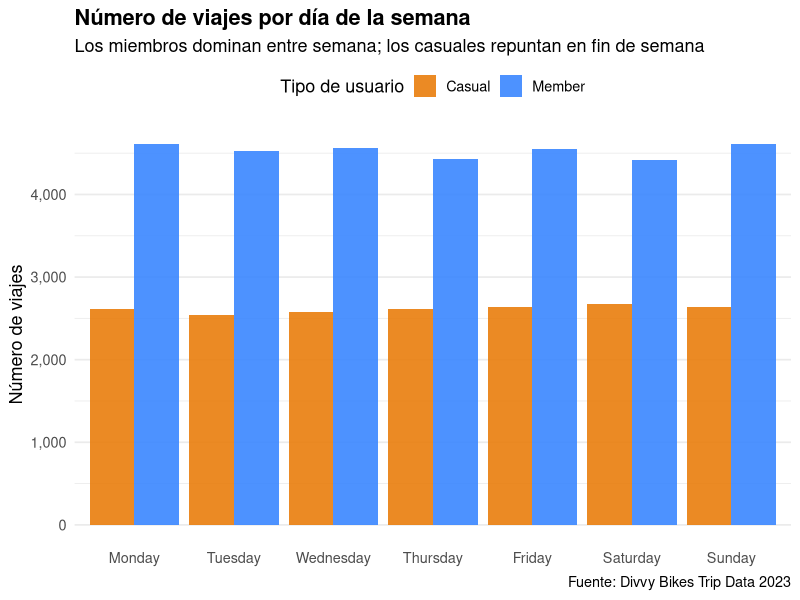
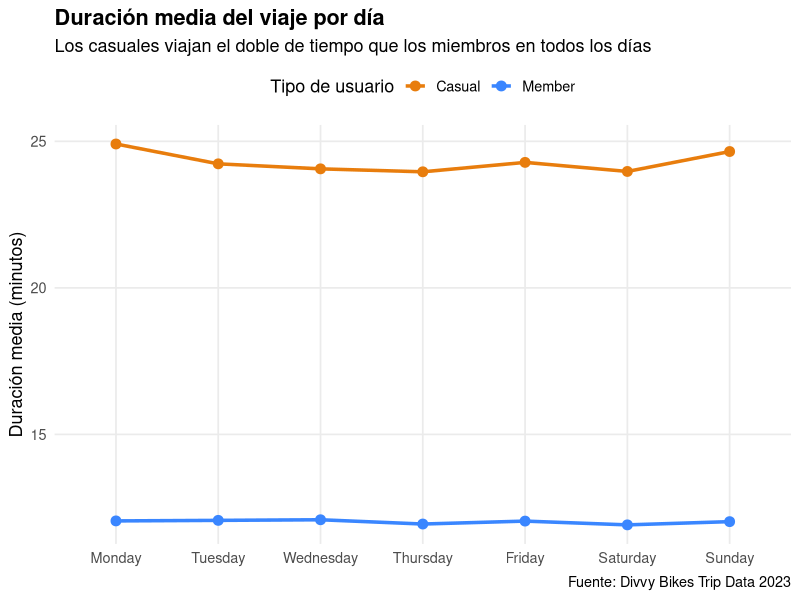
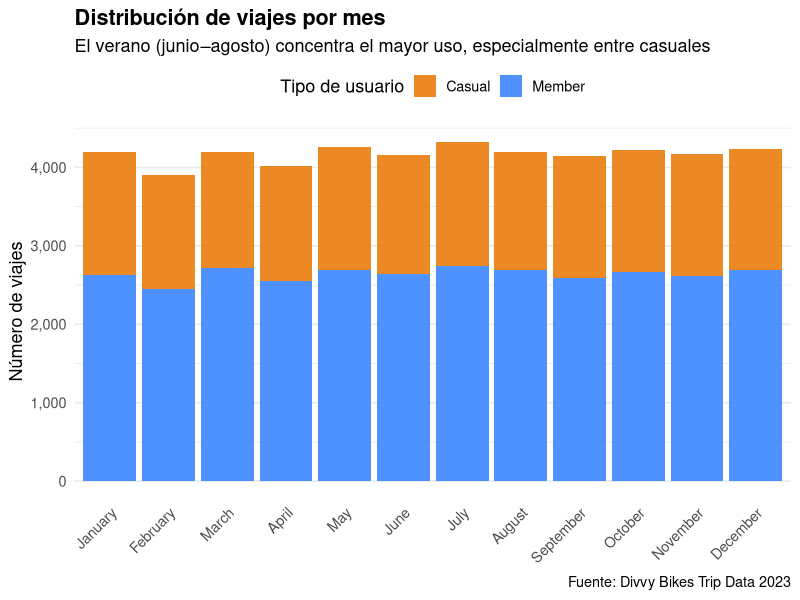
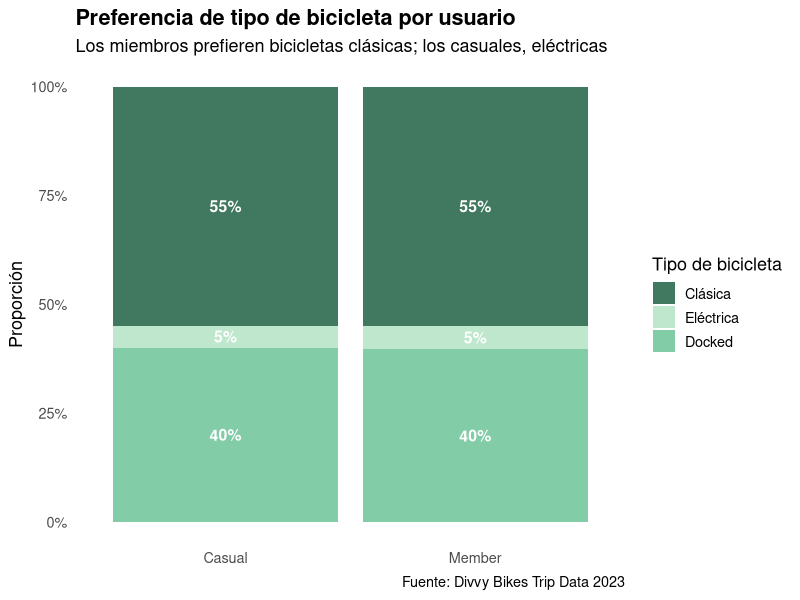

Recreate these plots in R, in order.
## ---- chunk 1
knitr::opts_chunk$set(
  echo = TRUE,
  message = FALSE,
  warning = FALSE,
  fig.width = 11,
  fig.height = 6
)
## ---- chunk 2
library(tidyverse)    # dplyr, ggplot2, readr
library(lubridate)    # manejo de fechas y horas
library(scales)       # formato numérico en ejes
library(ggthemes)     # temas adicionales

# Colores consistentes para el análisis
COLOR_CASUAL <- "#E87D0D"   # naranja para casual
COLOR_MEMBER <- "#3A86FF"   # azul para member
## ---- chunk 3
# Para este documento: simular estructura del dataset
# En el análisis real, usar el bloque anterior con los CSVs de Divvy
set.seed(42)
n <- 50000

trips_raw <- tibble(
  ride_id = paste0("RIDE", seq_len(n)),
  rideable_type = sample(c("classic_bike", "electric_bike", "docked_bike"),
                         n, replace = TRUE, prob = c(0.55, 0.40, 0.05)),
  started_at = as.POSIXct("2023-01-01") +
    runif(n, 0, 365 * 24 * 3600),
  member_casual = sample(c("casual", "member"), n, replace = TRUE,
                         prob = c(0.37, 0.63))
) %>%
  mutate(
    # Miembros: viajes más cortos (commuting)
    # Casuales: viajes más largos (ocio)
    ride_minutes = case_when(
      member_casual == "member"  ~ rnorm(n(), mean = 12, sd = 5),
      member_casual == "casual"  ~ rnorm(n(), mean = 24, sd = 15)
    ),
    ride_minutes = pmax(ride_minutes, 1),
    ended_at = started_at + ride_minutes * 60
  )
## ---- chunk 4
trips <- trips_raw %>%

  # Calcular duración del viaje en minutos
  mutate(
    ride_length = as.numeric(difftime(ended_at, started_at, units = "mins")),
    # Componentes temporales
    day_of_week = wday(started_at, label = TRUE, abbr = FALSE, week_start = 1),
    month       = month(started_at, label = TRUE, abbr = FALSE),
    hour        = hour(started_at)
  ) %>%

  # Filtrar outliers y errores
  filter(
    ride_length >= 1,     # mínimo 1 minuto (viajes válidos)
    ride_length <= 1440   # máximo 24 horas
  ) %>%

  # Estandarizar tipo de usuario
  mutate(
    member_casual = factor(member_casual,
                           levels = c("casual", "member"),
                           labels = c("Casual", "Member"))
  )

# Resumen
cat("Viajes válidos:", scales::comma(nrow(trips)), "\n")
cat("Viajes casuales:", scales::comma(sum(trips$member_casual == "Casual")), "\n")
cat("Viajes member:", scales::comma(sum(trips$member_casual == "Member")), "\n")
## ---- chunk 5
trips %>%
  group_by(member_casual) %>%
  summarise(
    n_viajes          = scales::comma(n()),
    duracion_media    = round(mean(ride_length), 1),
    duracion_mediana  = round(median(ride_length), 1),
    duracion_max      = round(max(ride_length), 0)
  ) %>%
  rename(
    "Tipo usuario"     = member_casual,
    "Total viajes"     = n_viajes,
    "Media (min)"      = duracion_media,
    "Mediana (min)"    = duracion_mediana,
    "Máximo (min)"     = duracion_max
  )
## ---- chunk 6
dia_summary <- trips %>%
  count(day_of_week, member_casual)

ggplot(dia_summary, aes(x = day_of_week, y = n, fill = member_casual)) +
  geom_col(position = "dodge", alpha = 0.9) +
  scale_fill_manual(values = c("Casual" = COLOR_CASUAL, "Member" = COLOR_MEMBER),
                    name = "Tipo de usuario") +
  scale_y_continuous(labels = scales::comma) +
  labs(
    title = "Número de viajes por día de la semana",
    subtitle = "Los miembros dominan entre semana; los casuales repuntan en fin de semana",
    x = NULL,
    y = "Número de viajes",
    caption = "Fuente: Divvy Bikes Trip Data 2023"
  ) +
  theme_minimal(base_size = 13) +
  theme(
    plot.title = element_text(face = "bold"),
    legend.position = "top",
    panel.grid.major.x = element_blank()
  )
## ---- chunk 7
dia_duracion <- trips %>%
  group_by(day_of_week, member_casual) %>%
  summarise(duracion_media = mean(ride_length), .groups = "drop")

ggplot(dia_duracion, aes(x = day_of_week, y = duracion_media,
                          color = member_casual, group = member_casual)) +
  geom_line(linewidth = 1.2) +
  geom_point(size = 3) +
  scale_color_manual(values = c("Casual" = COLOR_CASUAL, "Member" = COLOR_MEMBER),
                     name = "Tipo de usuario") +
  labs(
    title = "Duración media del viaje por día",
    subtitle = "Los casuales viajan el doble de tiempo que los miembros en todos los días",
    x = NULL,
    y = "Duración media (minutos)",
    caption = "Fuente: Divvy Bikes Trip Data 2023"
  ) +
  theme_minimal(base_size = 13) +
  theme(
    plot.title = element_text(face = "bold"),
    legend.position = "top",
    panel.grid.minor = element_blank()
  )
## ---- chunk 8
mes_summary <- trips %>%
  count(month, member_casual)

ggplot(mes_summary, aes(x = month, y = n, fill = member_casual)) +
  geom_col(position = "stack", alpha = 0.9) +
  scale_fill_manual(values = c("Casual" = COLOR_CASUAL, "Member" = COLOR_MEMBER),
                    name = "Tipo de usuario") +
  scale_y_continuous(labels = scales::comma) +
  labs(
    title = "Distribución de viajes por mes",
    subtitle = "El verano (junio–agosto) concentra el mayor uso, especialmente entre casuales",
    x = NULL,
    y = "Número de viajes",
    caption = "Fuente: Divvy Bikes Trip Data 2023"
  ) +
  theme_minimal(base_size = 13) +
  theme(
    plot.title = element_text(face = "bold"),
    legend.position = "top",
    axis.text.x = element_text(angle = 45, hjust = 1),
    panel.grid.major.x = element_blank()
  )
## ---- chunk 9
bici_summary <- trips %>%
  count(rideable_type, member_casual) %>%
  group_by(member_casual) %>%
  mutate(pct = n / sum(n))

ggplot(bici_summary, aes(x = member_casual, y = pct, fill = rideable_type)) +
  geom_col(position = "fill", alpha = 0.9) +
  geom_text(aes(label = scales::percent(pct, accuracy = 1)),
            position = position_fill(vjust = 0.5),
            color = "white", fontface = "bold", size = 4) +
  scale_fill_manual(
    values = c("classic_bike" = "#2D6A4F",
               "electric_bike" = "#74C69D",
               "docked_bike" = "#B7E4C7"),
    name = "Tipo de bicicleta",
    labels = c("Clásica", "Eléctrica", "Docked")
  ) +
  scale_y_continuous(labels = scales::percent) +
  labs(
    title = "Preferencia de tipo de bicicleta por usuario",
    subtitle = "Los miembros prefieren bicicletas clásicas; los casuales, eléctricas",
    x = NULL,
    y = "Proporción",
    caption = "Fuente: Divvy Bikes Trip Data 2023"
  ) +
  theme_minimal(base_size = 13) +
  theme(
    plot.title = element_text(face = "bold"),
    panel.grid = element_blank()
  )
## ---- chunk 10
tibble(
  Dimensión = c("Duración media", "Día de mayor uso", "Mes pico",
                "Bicicleta preferida", "Patrón de uso"),
  Casual = c("~24 min", "Sábado", "Julio",
             "Eléctrica", "Ocio / turismo"),
  Member = c("~12 min", "Martes-Miércoles", "Agosto",
             "Clásica", "Commuting diario")
) %>%
  knitr::kable(align = "lll")
## ---- chunk 11
sessionInfo()
